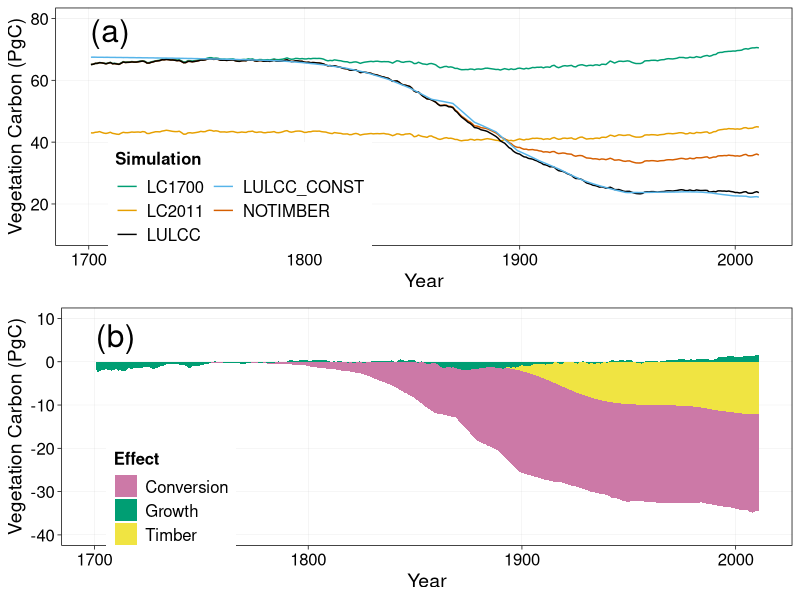

Write the R code that produced this figure.

### read in files
vegcDF <- read.csv("input/VEGC.csv")

### plotting settings
# two nice color palette for color blind
# The palette with grey:
cbPalette <- c("#999999", "#E69F00", "#56B4E9",
               "#009E73", "#F0E442", "#0072B2", "#D55E00", "#CC79A7")

# The palette with black:
cbbPalette <- c("#000000", "#E69F00", "#56B4E9", 
                "#009E73", "#F0E442", "#0072B2", "#D55E00", "#CC79A7")

require(ggplot2)
require(gridExtra)


## Plot Veg C
p1 <- ggplot(vegcDF) +
    geom_line(aes(x=year, y=LC1700/1000, col="LC1700")) +
    geom_line(aes(x=year, y=LC2011/1000, col="LC2011")) +
    geom_line(aes(x=year, y=LCLUC_NOTIMBER/1000, col="NOTIMBER")) +
    geom_line(aes(x=year, y=LCLUC_2011/1000, col="LULCC")) +
    geom_line(aes(x=year, y=LCLUC_CONST/1000, col="LULCC_CONST")) +
    theme_linedraw() +
    theme(panel.grid.minor=element_blank(),
          axis.text=element_text(size=12),
          axis.title=element_text(size=14),
          legend.text=element_text(size=12),
          legend.title=element_text(size=12, face="bold"),
          legend.position=c(0.25,0.2),
          legend.background = element_rect(size=0.5, linetype="solid"),
          panel.grid.major=element_line(color="grey")) +
    ylim(10, 80) + 
    xlim(1700, 2011) +
    guides(col=guide_legend(ncol=2)) +
    labs(x="Year", y="Vegetation Carbon (PgC)") +
    scale_colour_manual(name="Simulation", 
                        values = c("LC1700" = cbbPalette[4], "LC2011" = cbbPalette[2], 
                                   "NOTIMBER" = cbbPalette[7],
                                   "LULCC" = cbbPalette[1], "LULCC_CONST" = cbbPalette[3]))+
    annotate("text", x = 1710, y = 76, label = "(a)", size=8)

### Disturbance effect on veg C
p2 <- ggplot(vegcDF) +
    geom_area(aes(x=year, y=Conversion.Effect, fill="Conversion")) +
    geom_area(aes(x=year, y=Timber.Effect, fill="Timber")) +
    geom_area(aes(x=year, y=Growth.Enhancements, fill="Growth")) +
    theme_linedraw() +
    theme(panel.grid.minor=element_blank(),
          axis.text=element_text(size=12),
          axis.title=element_text(size=14),
          legend.text=element_text(size=12),
          legend.title=element_text(size=12, face="bold"),
          legend.position=c(0.15,0.2),
          legend.background = element_rect(size=0.5, linetype="solid"),
          panel.grid.major=element_line(color="grey")) +
    ylim(-40, 10) + 
    xlim(1700, 2011) +
    labs(x="Year", y="Vegetation Carbon (PgC)") +
    scale_fill_manual(name="Effect", 
                        values = c("Conversion" = cbbPalette[8], "Timber" = cbbPalette[5], 
                                   "Growth" = cbbPalette[4])) +
    annotate("text", x = 1710, y = 6, label = "(b)", size=8)

pdf("Figure1.pdf")
grid.arrange(p1, p2, ncol=1)
dev.off()
